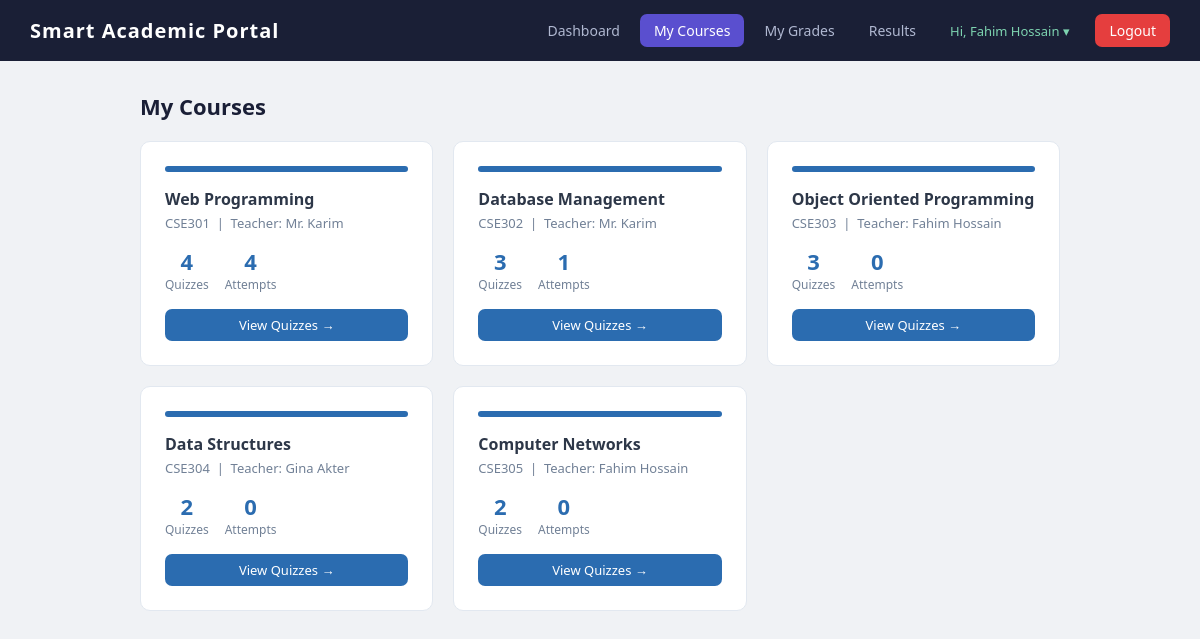
Page /student/my_courses.php (signed in) on the committed database.
### tables this page shows
CREATE TABLE `courses` (
  `id` int(11) NOT NULL,
  `title` varchar(150) NOT NULL,
  `code` varchar(20) NOT NULL,
  `teacher_id` int(11) DEFAULT NULL
);

CREATE TABLE `users` (
  `id` int(11) NOT NULL,
  `name` varchar(100) NOT NULL,
  `email` varchar(100) NOT NULL,
  `password` varchar(255) NOT NULL,
  `role` enum('student','teacher','admin') DEFAULT 'student',
  `created_at` timestamp NOT NULL DEFAULT current_timestamp()
);

### student/my_courses.php (the view, shortened to what this page needs)
<?php
$sid = $_SESSION['user_id'];
?>
<?php
$courses = mysqli_query($conn,
    "SELECT c.id, c.title, c.code, u.name AS teacher_name,
            COUNT(DISTINCT q.id)  AS quiz_count,
            COUNT(DISTINCT qa.id) AS attempts_count
     FROM enrollments e
     JOIN courses c ON e.course_id = c.id
     LEFT JOIN users u    ON c.teacher_id = u.id
     LEFT JOIN quizzes q  ON q.course_id  = c.id
     LEFT JOIN quiz_attempts qa ON qa.quiz_id = q.id AND qa.student_id = $sid
     WHERE e.student_id = $sid
     GROUP BY c.id");
?>
<!DOCTYPE html>
<html lang="en">
<head>
  <link rel="stylesheet" href="../assets/style.css">
</head>
<body>
<?php include '../includes/header.php'; ?>
<div class="container">
  <h2>My Courses</h2>
  <?php if(mysqli_num_rows($courses) == 0): ?>
    <div class="card">
      <p style="color:#718096">You are not enrolled in any courses yet.
         Please contact your admin.</p>
    </div>
  <?php else: ?>
  <div style="display:grid;grid-template-columns:repeat(auto-fill,minmax(280px,1fr));gap:20px">
    <?php while($c = mysqli_fetch_assoc($courses)): ?>
    <div class="card" style="margin-bottom:0">
      <div style="height:6px;background:#2b6cb0;border-radius:4px;margin-bottom:16px"></div>
      <h3 style="margin-bottom:4px"><?= $c['title'] ?></h3>
      <p style="font-size:13px;color:#718096;margin-bottom:14px">
        <?= $c['code'] ?> &nbsp;|&nbsp; Teacher: <?= $c['teacher_name'] ?? 'N/A' ?>
      </p>
      <div style="display:flex;gap:16px;margin-bottom:16px">
        <div style="text-align:center">
          <div style="font-size:22px;font-weight:700;color:#2b6cb0"><?= $c['quiz_count'] ?></div>
          <div style="font-size:12px;color:#718096">Quizzes</div>
        </div>
        <div style="text-align:center">
          <div style="font-size:22px;font-weight:700;color:#2b6cb0"><?= $c['attempts_count'] ?></div>
          <div style="font-size:12px;color:#718096">Attempts</div>
        </div>
      </div>
      <a href="/acadportal/student/my_courses.php?course_id=<?= $c['id'] ?>"
         class="btn-primary"
         style="display:block;text-align:center">
        View Quizzes &rarr;
      </a>
    </div>
    <?php endwhile; ?>
  </div>
  <?php endif; ?>
</div>
</body>
</html>

### assets/style.css (style rules this page uses)
* { margin: 0; padding: 0; box-sizing: border-box; }
body { font-family: 'Segoe UI', Tahoma, Geneva, Verdana, sans-serif; background: #f0f2f5; color: #333; font-size: 15px; }
.container { max-width: 960px; margin: 30px auto; padding: 0 20px; }
h2 { font-size: 22px; font-weight: 600; margin-bottom: 20px; color: #1a1f36; }
h3 { font-size: 16px; font-weight: 600; margin-bottom: 14px; color: #2d3748; }
.card { background: #fff; border-radius: 10px; padding: 24px; margin-bottom: 24px; border: 1px solid #e2e8f0; }
.btn-primary { background: #2b6cb0; color: #fff; text-decoration: none; padding: 7px 16px; border-radius: 7px; font-size: 13px; font-weight: 500; display: inline-block; transition: background 0.2s; }

### rows in the picture
courses: title "Web Programming", code "CSE301", teacher.name "Mr. Karim", quiz_count "4", attempts_count "4"
courses: title "Database Management", code "CSE302", teacher.name "Mr. Karim", quiz_count "3", attempts_count "1"
courses: title "Object Oriented Programming", code "CSE303", teacher.name "Fahim Hossain", quiz_count "3", attempts_count "0"
courses: title "Data Structures", code "CSE304", teacher.name "Gina Akter", quiz_count "2", attempts_count "0"
courses: title "Computer Networks", code "CSE305", teacher.name "Fahim Hossain", quiz_count "2", attempts_count "0"

### other values in the picture
$_SESSION['user_name'] "Fahim Hossain"
